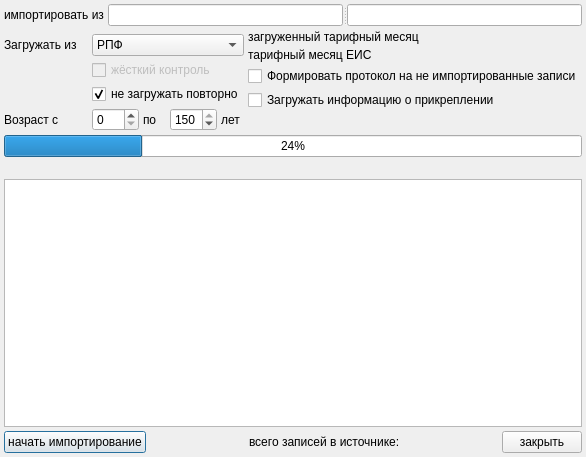
<?xml version="1.0" encoding="UTF-8"?>
<ui version="4.0">
 <class>Dialog</class>
 <widget class="QDialog" name="Dialog">
  <property name="geometry">
   <rect>
    <x>0</x>
    <y>0</y>
    <width>586</width>
    <height>457</height>
   </rect>
  </property>
  <property name="windowTitle">
   <string>Загрузка из ЕИС</string>
  </property>
  <layout class="QGridLayout" name="gridLayout_2">
   <property name="margin">
    <number>4</number>
   </property>
   <property name="spacing">
    <number>4</number>
   </property>
   <item row="0" column="0" colspan="3">
    <layout class="QHBoxLayout">
     <property name="spacing">
      <number>4</number>
     </property>
     <item>
      <widget class="QLabel" name="label">
       <property name="text">
        <string>импортировать из</string>
       </property>
       <property name="buddy">
        <cstring>edtFileName</cstring>
       </property>
      </widget>
     </item>
     <item>
      <widget class="QSplitter" name="splitter">
       <property name="orientation">
        <enum>Qt::Horizontal</enum>
       </property>
       <widget class="QLineEdit" name="edtFileName">
        <property name="text">
         <string/>
        </property>
        <property name="readOnly">
         <bool>true</bool>
        </property>
       </widget>
       <widget class="QLineEdit" name="edtIP">
        <property name="readOnly">
         <bool>true</bool>
        </property>
       </widget>
      </widget>
     </item>
    </layout>
   </item>
   <item row="1" column="2" rowspan="5">
    <layout class="QVBoxLayout">
     <property name="spacing">
      <number>4</number>
     </property>
     <item>
      <widget class="QLabel" name="label_cur_mon">
       <property name="text">
        <string>загруженный тарифный месяц</string>
       </property>
      </widget>
     </item>
     <item>
      <widget class="QLabel" name="label_eis_mon">
       <property name="text">
        <string>тарифный месяц ЕИС</string>
       </property>
      </widget>
     </item>
     <item>
      <widget class="QCheckBox" name="chkLogImportRefuse">
       <property name="text">
        <string>Формировать протокол на не импортированные записи</string>
       </property>
      </widget>
     </item>
     <item>
      <widget class="QCheckBox" name="chkImportAttach">
       <property name="enabled">
        <bool>true</bool>
       </property>
       <property name="text">
        <string>Загружать информацию о прикреплении</string>
       </property>
      </widget>
     </item>
     <item>
      <spacer name="verticalSpacer">
       <property name="orientation">
        <enum>Qt::Vertical</enum>
       </property>
       <property name="sizeHint" stdset="0">
        <size>
         <width>20</width>
         <height>5</height>
        </size>
       </property>
      </spacer>
     </item>
    </layout>
   </item>
   <item row="3" column="1">
    <widget class="QCheckBox" name="checkBox_3">
     <property name="enabled">
      <bool>false</bool>
     </property>
     <property name="text">
      <string>жёсткий контроль</string>
     </property>
    </widget>
   </item>
   <item row="4" column="1">
    <widget class="QCheckBox" name="chkOnlyNew">
     <property name="text">
      <string>не загружать повторно</string>
     </property>
     <property name="checked">
      <bool>true</bool>
     </property>
    </widget>
   </item>
   <item row="6" column="0" colspan="3">
    <widget class="QProgressBar" name="progressBar">
     <property name="value">
      <number>24</number>
     </property>
     <property name="orientation">
      <enum>Qt::Horizontal</enum>
     </property>
    </widget>
   </item>
   <item row="7" column="0" colspan="3">
    <widget class="QLabel" name="statusLabel">
     <property name="text">
      <string/>
     </property>
    </widget>
   </item>
   <item row="8" column="0" colspan="3">
    <widget class="QTextBrowser" name="logBrowser"/>
   </item>
   <item row="9" column="0" colspan="3">
    <layout class="QHBoxLayout">
     <property name="spacing">
      <number>4</number>
     </property>
     <property name="margin">
      <number>0</number>
     </property>
     <item>
      <widget class="QPushButton" name="btnImport">
       <property name="text">
        <string>начать импортирование</string>
       </property>
      </widget>
     </item>
     <item>
      <spacer>
       <property name="orientation">
        <enum>Qt::Horizontal</enum>
       </property>
       <property name="sizeHint" stdset="0">
        <size>
         <width>40</width>
         <height>20</height>
        </size>
       </property>
      </spacer>
     </item>
     <item>
      <widget class="QLabel" name="labelNum">
       <property name="text">
        <string>всего записей в источнике:</string>
       </property>
      </widget>
     </item>
     <item>
      <spacer>
       <property name="orientation">
        <enum>Qt::Horizontal</enum>
       </property>
       <property name="sizeHint" stdset="0">
        <size>
         <width>40</width>
         <height>20</height>
        </size>
       </property>
      </spacer>
     </item>
     <item>
      <widget class="QPushButton" name="btnClose">
       <property name="text">
        <string>закрыть</string>
       </property>
      </widget>
     </item>
    </layout>
   </item>
   <item row="5" column="1">
    <widget class="QFrame" name="frmAge">
     <property name="frameShape">
      <enum>QFrame::NoFrame</enum>
     </property>
     <property name="frameShadow">
      <enum>QFrame::Raised</enum>
     </property>
     <layout class="QHBoxLayout" name="_2">
      <property name="spacing">
       <number>4</number>
      </property>
      <property name="margin">
       <number>0</number>
      </property>
      <item>
       <widget class="QSpinBox" name="edtAgeFrom">
        <property name="sizePolicy">
         <sizepolicy hsizetype="Preferred" vsizetype="Fixed">
          <horstretch>0</horstretch>
          <verstretch>0</verstretch>
         </sizepolicy>
        </property>
        <property name="maximum">
         <number>150</number>
        </property>
       </widget>
      </item>
      <item>
       <widget class="QLabel" name="lblAgeTo">
        <property name="text">
         <string>по</string>
        </property>
        <property name="buddy">
         <cstring>edtAgeTo</cstring>
        </property>
       </widget>
      </item>
      <item>
       <widget class="QSpinBox" name="edtAgeTo">
        <property name="sizePolicy">
         <sizepolicy hsizetype="Preferred" vsizetype="Fixed">
          <horstretch>0</horstretch>
          <verstretch>0</verstretch>
         </sizepolicy>
        </property>
        <property name="maximum">
         <number>150</number>
        </property>
        <property name="value">
         <number>150</number>
        </property>
       </widget>
      </item>
      <item>
       <widget class="QLabel" name="lblAgeYears">
        <property name="text">
         <string>лет</string>
        </property>
        <property name="buddy">
         <cstring>edtAgeTo</cstring>
        </property>
       </widget>
      </item>
     </layout>
    </widget>
   </item>
   <item row="2" column="1">
    <widget class="QComboBox" name="cmbPart">
     <item>
      <property name="text">
       <string>РПФ</string>
      </property>
     </item>
     <item>
      <property name="text">
       <string>МУ</string>
      </property>
     </item>
    </widget>
   </item>
   <item row="2" column="0">
    <widget class="QLabel" name="lblPart">
     <property name="text">
      <string>Загружать из </string>
     </property>
     <property name="buddy">
      <cstring>cmbPart</cstring>
     </property>
    </widget>
   </item>
   <item row="5" column="0">
    <widget class="QLabel" name="lblAge">
     <property name="text">
      <string>Возраст с</string>
     </property>
     <property name="buddy">
      <cstring>edtAgeFrom</cstring>
     </property>
    </widget>
   </item>
  </layout>
 </widget>
 <tabstops>
  <tabstop>edtFileName</tabstop>
  <tabstop>edtIP</tabstop>
  <tabstop>cmbPart</tabstop>
  <tabstop>checkBox_3</tabstop>
  <tabstop>chkOnlyNew</tabstop>
  <tabstop>edtAgeFrom</tabstop>
  <tabstop>edtAgeTo</tabstop>
  <tabstop>chkLogImportRefuse</tabstop>
  <tabstop>logBrowser</tabstop>
  <tabstop>btnImport</tabstop>
  <tabstop>btnClose</tabstop>
 </tabstops>
 <resources/>
 <connections/>
</ui>
